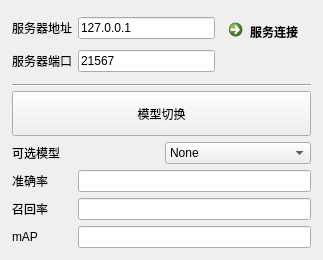
<?xml version="1.0" encoding="UTF-8"?>
<ui version="4.0">
 <class>RunParameter</class>
 <widget class="QWidget" name="RunParameter">
  <property name="enabled">
   <bool>true</bool>
  </property>
  <property name="geometry">
   <rect>
    <x>0</x>
    <y>0</y>
    <width>323</width>
    <height>260</height>
   </rect>
  </property>
  <property name="sizePolicy">
   <sizepolicy hsizetype="Fixed" vsizetype="Fixed">
    <horstretch>0</horstretch>
    <verstretch>0</verstretch>
   </sizepolicy>
  </property>
  <property name="maximumSize">
   <size>
    <width>323</width>
    <height>260</height>
   </size>
  </property>
  <property name="windowTitle">
   <string>参数设置</string>
  </property>
  <widget class="Line" name="line">
   <property name="geometry">
    <rect>
     <x>12</x>
     <y>77</y>
     <width>299</width>
     <height>16</height>
    </rect>
   </property>
   <property name="orientation">
    <enum>Qt::Horizontal</enum>
   </property>
  </widget>
  <widget class="QWidget" name="">
   <property name="geometry">
    <rect>
     <x>12</x>
     <y>91</y>
     <width>299</width>
     <height>157</height>
    </rect>
   </property>
   <layout class="QVBoxLayout" name="verticalLayout">
    <item>
     <widget class="QSplitter" name="splitter">
      <property name="orientation">
       <enum>Qt::Horizontal</enum>
      </property>
      <widget class="QPushButton" name="pushButton_modelselect">
       <property name="text">
        <string>模型切换</string>
       </property>
      </widget>
     </widget>
    </item>
    <item>
     <layout class="QGridLayout" name="gridLayout_2">
      <item row="0" column="1">
       <widget class="QComboBox" name="comboBox_select_model">
        <item>
         <property name="text">
          <string>None</string>
         </property>
        </item>
        <item>
         <property name="text">
          <string>VGG+SSD</string>
         </property>
        </item>
        <item>
         <property name="text">
          <string>VGG+DSSD</string>
         </property>
        </item>
        <item>
         <property name="text">
          <string>SqueezeNet+SSD</string>
         </property>
        </item>
       </widget>
      </item>
      <item row="0" column="0">
       <widget class="QLabel" name="label_6">
        <property name="minimumSize">
         <size>
          <width>60</width>
          <height>20</height>
         </size>
        </property>
        <property name="text">
         <string>可选模型</string>
        </property>
       </widget>
      </item>
     </layout>
    </item>
    <item>
     <layout class="QGridLayout" name="gridLayout">
      <item row="0" column="1" colspan="2">
       <widget class="QLineEdit" name="lineEdit_percision"/>
      </item>
      <item row="1" column="0">
       <widget class="QLabel" name="label_2">
        <property name="text">
         <string>召回率</string>
        </property>
       </widget>
      </item>
      <item row="0" column="0">
       <widget class="QLabel" name="label">
        <property name="minimumSize">
         <size>
          <width>60</width>
          <height>20</height>
         </size>
        </property>
        <property name="maximumSize">
         <size>
          <width>60</width>
          <height>20</height>
         </size>
        </property>
        <property name="text">
         <string>准确率</string>
        </property>
       </widget>
      </item>
      <item row="2" column="1" colspan="2">
       <widget class="QLineEdit" name="lineEdit_mAP"/>
      </item>
      <item row="2" column="0">
       <widget class="QLabel" name="label_3">
        <property name="text">
         <string>mAP</string>
        </property>
       </widget>
      </item>
      <item row="1" column="1" colspan="2">
       <widget class="QLineEdit" name="lineEdit_recall"/>
      </item>
     </layout>
    </item>
   </layout>
  </widget>
  <widget class="QWidget" name="">
   <property name="geometry">
    <rect>
     <x>12</x>
     <y>12</y>
     <width>377</width>
     <height>66</height>
    </rect>
   </property>
   <layout class="QHBoxLayout" name="horizontalLayout">
    <item>
     <layout class="QGridLayout" name="gridLayout_3">
      <item row="1" column="0">
       <widget class="QLabel" name="label_5">
        <property name="text">
         <string>服务器端口</string>
        </property>
       </widget>
      </item>
      <item row="0" column="0">
       <widget class="QLabel" name="label_4">
        <property name="text">
         <string>服务器地址</string>
        </property>
       </widget>
      </item>
      <item row="1" column="1">
       <widget class="QLineEdit" name="lineEdit_server_port">
        <property name="text">
         <string>21567</string>
        </property>
       </widget>
      </item>
      <item row="0" column="1">
       <widget class="QLineEdit" name="lineEdit_server_ip">
        <property name="text">
         <string>127.0.0.1</string>
        </property>
       </widget>
      </item>
     </layout>
    </item>
    <item>
     <widget class="QCommandLinkButton" name="commandLinkButton">
      <property name="styleSheet">
       <string notr="true">background-color: qlineargradient(spread:pad, x1:0, y1:0, x2:1, y2:0, stop:0 rgba(255, 178, 102, 255), stop:0.55 rgba(235, 148, 61, 255), stop:0.98 rgba(0, 0, 0, 255), stop:1 rgba(0, 0, 0, 0));</string>
      </property>
      <property name="text">
       <string>服务连接</string>
      </property>
     </widget>
    </item>
   </layout>
  </widget>
 </widget>
 <resources/>
 <connections/>
</ui>
